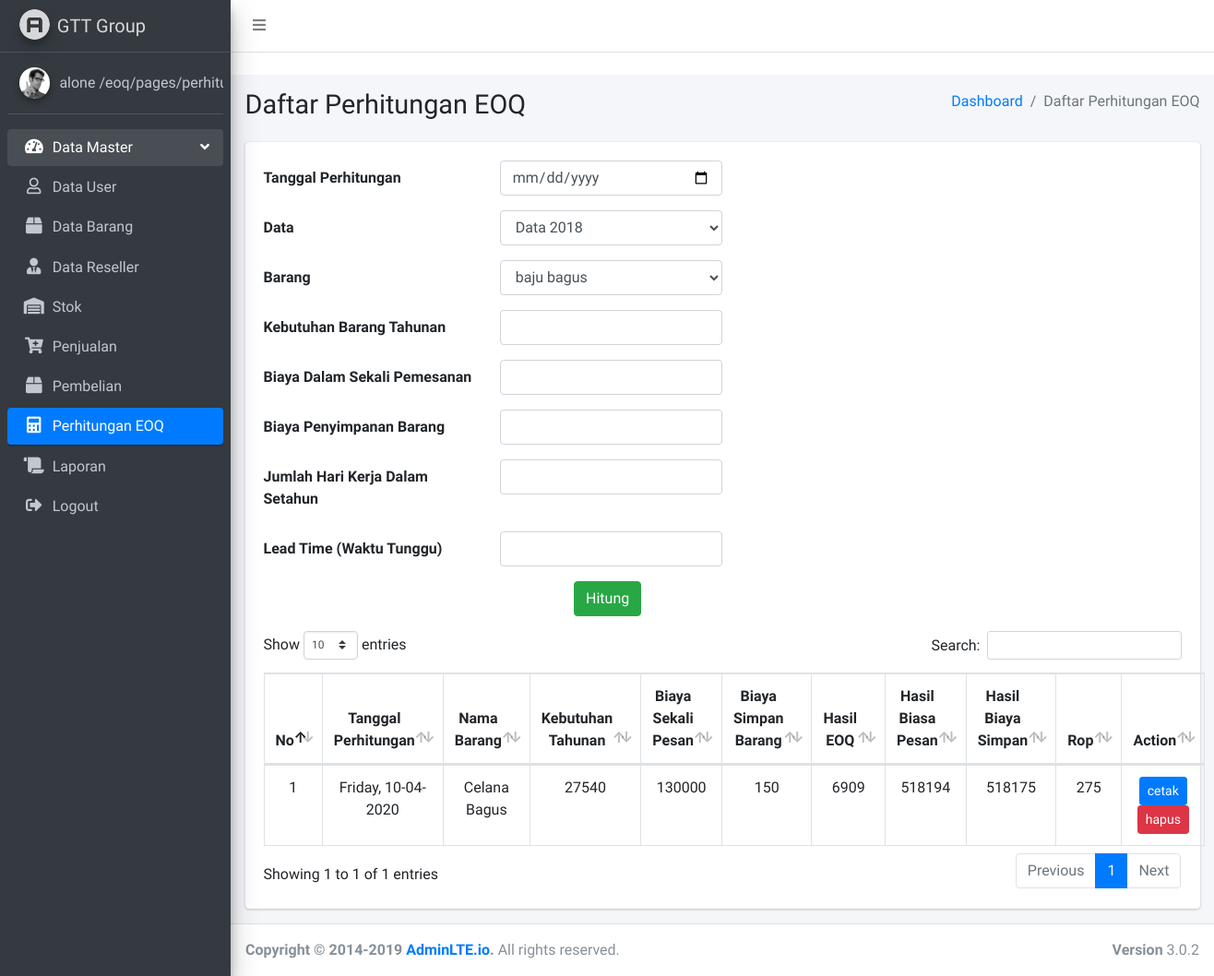
The page /pages/perhitungan-eoq/index.php (signed in) on the database its author committed.
### tables this page shows
CREATE TABLE `hasil` (
  `id` int(11) NOT NULL,
  `barang_id` int(11) NOT NULL,
  `kebutuhan_tahunan` int(11) NOT NULL,
  `biaya_sekali_pesan` int(11) NOT NULL,
  `biaya_simpan_barang` int(11) NOT NULL,
  `eoq` int(11) NOT NULL,
  `hasil_biasa_pesan` int(11) NOT NULL,
  `hasil_biaya_simpan` int(11) NOT NULL,
  `rop` int(11) NOT NULL,
  `created_at` timestamp NOT NULL DEFAULT current_timestamp(),
  `upcated_at` timestamp NOT NULL DEFAULT current_timestamp() ON UPDATE current_timestamp()
);

CREATE TABLE `barang` (
  `id` int(11) NOT NULL,
  `code` varchar(10) NOT NULL COMMENT 'ITM001\r\nITM002',
  `name` varchar(20) NOT NULL,
  `harga` int(11) UNSIGNED NOT NULL,
  `total` int(10) UNSIGNED NOT NULL COMMENT 'total akan berubah sesuai dengan transaksi yang dilakukan',
  `description` tinytext NOT NULL,
  `created_at` timestamp NOT NULL DEFAULT current_timestamp(),
  `updated_at` timestamp NOT NULL DEFAULT current_timestamp() ON UPDATE current_timestamp()
);

### backend/hitung-eoq/showHitung.php (called while the page is built)
<?php
  include ("../../Connect.php");
  $query = "SELECT *, barang.name AS barang FROM hasil INNER JOIN barang ON hasil.barang_id=barang.id";
  $result = $conn->query($query);
?>

### pages/perhitungan-eoq/index.php (the view, shortened to what this page needs)
<?php
  include ("../../Connect.php");
  include ("../../backend/hitung-eoq/showHitung.php");
?>
<!DOCTYPE html>
<html>
<head>
  <link rel="stylesheet" href="../../plugins/fontawesome-free/css/all.min.css">
  <link rel="stylesheet" href="https://code.ionicframework.com/ionicons/2.0.1/css/ionicons.min.css">
  <link rel="stylesheet" href="../../dist/css/adminlte.min.css">
  <link rel="stylesheet" href="../../plugins/datatables-bs4/css/dataTables.bootstrap4.css">
</head>
<body class="hold-transition sidebar-mini">
<div class="wrapper">
  <nav class="main-header navbar navbar-expand navbar-white navbar-light">
    <ul class="navbar-nav">
      <li class="nav-item">
        <a class="nav-link" data-widget="pushmenu" href="#"><i class="fas fa-bars"></i></a>
      </li>
    </ul>
  </nav>
  <?= include('../sidebar/index.php') ?>
  <div class="content-wrapper">
    <section class="content-header">
      <div class="container-fluid">
        <div class="row mb-2">
          <div class="col-sm-6">
            <h1>Daftar Perhitungan EOQ</h1>
          </div>
          <div class="col-sm-6">
            <ol class="breadcrumb float-sm-right">
              <li class="breadcrumb-item"><a href="/index.php">Dashboard</a></li>
              <li class="breadcrumb-item active">Daftar Perhitungan EOQ</li>
            </ol>
          </div>
        </div>
      </div>
    </section>
    <section class="content">
      <div class="container-fluid">
        <div class="row">
          <div class="col-12">
            <div class="card">
              <div class="card-body">
                <form action="/eoq/backend/hitung-eoq/addHitung.php" method="post" class="w-50">
                  <div class="form-group row">
                    <label class="col-md-6 col-form-label" for="">Tanggal Perhitungan</label>
                    <div class="col-md-6">
                      <input class="form-control" type="date" name="tanggal">
                    </div>
                  </div>
                  <div class="form-group row">
                    <label class="col-md-6 col-form-label" for="">Data</label>
                    <div class="col-md-6">
                      <select class="form-control" name="data">
                      <?php for ($i = 1; $i < 4; $i++) {
                          $temp = 2017 + $i;
                          echo "<option value='$temp'>Data $temp</option>";
                      } ?>
                      </select>
                    </div>
                  </div>
                  <div class="form-group row">
                    <label class="col-md-6 col-form-label" for="">Barang</label>
                    <div class="col-md-6">
                      <select class="form-control" name="barang">
                      <?php
                        $barang = $conn->query('SELECT * FROM barang');
                        while ($brg = $barang->fetch_assoc() ) {
                          echo '<option value="'.$brg['id'].'">'.$brg['name'].'</option>';
                        }
                      ?>
                      </select>
                    </div>
                  </div>
                  <div class="form-group row">
                    <label class="col-md-6 col-form-label" for="">Kebutuhan Barang Tahunan</label>
                    <div class="col-md-6">
                      <input class="form-control" type="number" name="kebutuhan_tahunan">
                    </div>
                  </div>
                  <div class="form-group row">
                    <label class="col-md-6 col-form-label" for="">Biaya Dalam Sekali Pemesanan</label>
                    <div class="col-md-6">
                      <input class="form-control" type="number" name="biaya_sekali_pesan">
                    </div>
                  </div>
                  <div class="form-group row">
                    <label class="col-md-6 col-form-label" for="">Biaya Penyimpanan Barang</label>
                    <div class="col-md-6">
                      <input class="form-control" type="number" name="biaya_simpan_barang">
                    </div>
                  </div>
                  <div class="form-group row">
                    <label class="col-md-6 col-form-label" for="">Jumlah Hari Kerja Dalam Setahun</label>
                    <div class="col-md-6">
                      <input class="form-control" type="number" name="total_kerja">
                    </div>
                  </div>
                  <div class="form-group row">
                    <label class="col-md-6 col-form-label" for="">Lead Time (Waktu Tunggu)</label>
                    <div class="col-md-6">
                      <input class="form-control" type="number" name="waktu_tunggu">
                    </div>
                  </div>
                  <div class="form-group text-center">
                    <div class="col-md-6 offset-md-6">
                      <button class="btn btn-success" type="submit" name="submit">
                        Hitung
                      </button>
                    </div>
                  </div>
                </form>
                <table id="example1" class="table table-bordered table-hover text-center">
                  <thead>
                  <tr>
                    <th>No</th>
                    <th>Tanggal Perhitungan</th>
                    <th>Nama Barang</th>
                    <th>Kebutuhan Tahunan</th>
                    <th>Biaya Sekali Pesan</th>
                    <th>Biaya Simpan Barang</th>
                    <th>Hasil EOQ</th>
                    <th>Hasil Biasa Pesan</th>
                    <th>Hasil Biaya Simpan</th>
                    <th>Rop</th>
                    <th>Action</th>
                  </tr>
                  </thead>
                  <tbody>
                  <?php
                      foreach ($result->fetch_all(MYSQLI_BOTH) as $key => $eoq) {
                        $btnEdit = "<a href='/eoq/backend/hitung-eoq/download.php?id=".$eoq[0]."' class='btn btn-sm btn-primary mx-1'>cetak</a>";
                        $btnDelete = "<form class='d-inline mx-1' action='/eoq/backend/hitung-eoq/deleteHitung.php?id=".$eoq[0]."' method='post'><input type='submit' name='delete' class='btn btn-sm btn-danger' value='hapus'/></form>";
                        $action = $btnEdit.$btnDelete;
                        $idx = $key + 1;
                        echo "<tr>";
                        echo "<td>$idx</td>";
                        echo "<td>".date_format(date_create($eoq['created_at']), "l, d-m-Y")."</td>";
                        echo "<td>".ucwords($eoq['name'])."</td>";
                        echo "<td>".ucwords($eoq['kebutuhan_tahunan'])."</td>";
                        echo "<td>".ucwords($eoq['biaya_sekali_pesan'])."</td>";
                        echo "<td>".ucwords($eoq['biaya_simpan_barang'])."</td>";
                        echo "<td>".ucwords($eoq['eoq'])."</td>";
                        echo "<td>".ucwords($eoq['hasil_biasa_pesan'])."</td>";
                        echo "<td>".ucwords($eoq['hasil_biaya_simpan'])."</td>";
                        echo "<td>".ucwords($eoq['rop'])."</td>";
                        echo "<td>$action</td>";
                        echo "</tr>";
                      }
                    ?>
                  </tbody>
                </table>
              </div>
            </div>
          </div>
        </div>
      </div>
    </section>
  </div>
  <footer class="main-footer">
    <div class="float-right d-none d-sm-block">
      <b>Version</b> 3.0.2
    </div>
    <strong>Copyright &copy; 2014-2019 <a href="http://adminlte.io">AdminLTE.io</a>.</strong> All rights
    reserved.
  </footer>
</div>
</body>
</html>

### rows shown on the page
hasil: idx "1", barang.created_at "Friday, 10-04-2020", barang.name "Celana Bagus", kebutuhan_tahunan "27540", biaya_sekali_pesan "130000", biaya_simpan_barang "150", eoq "6909", hasil_biasa_pesan "518194", hasil_biaya_simpan "518175", rop "275"

### other values the page prints
$_SESSION['username'] "alone"
form field barang "baju bagus"
